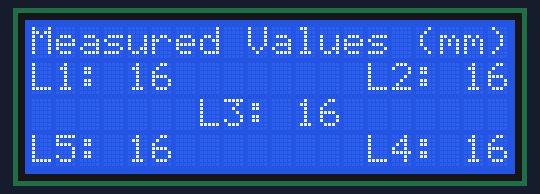
Bench run of a sketch on a simulated Arduino Uno, built with avr-gcc and run on an emulated ATmega328P. On the bench: 20×4 character LCD. Random numbers use the default seed unless the sketch sets one.

Above: at 0.2 s.
At 1.8 s:
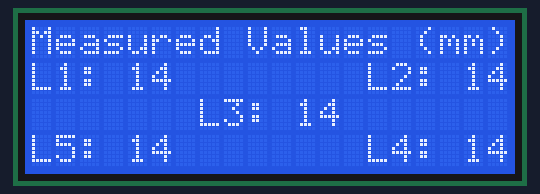
At 3.4 s:
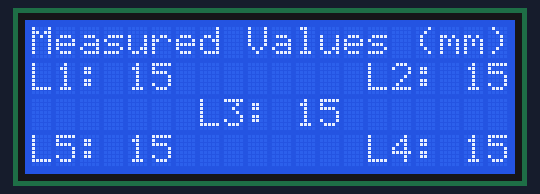
At 5.0 s:
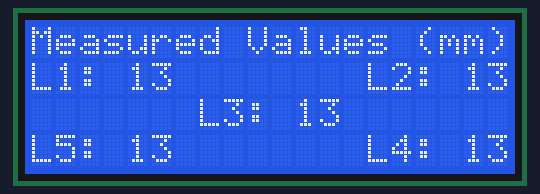
At 13.0 s:
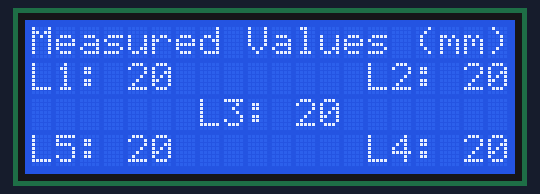
At 18.6 s:
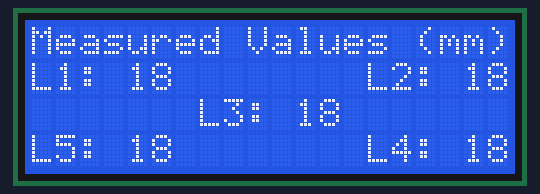

Measured:
- what the display in image 1 shows lasts 1.6 s, from 1.7 s to 3.3 s

The sketch:

ARDUINONANO33IOT_LCD_Testing.ino
```cpp
#include <LiquidCrystal_I2C.h>
float x = 16.000;
LiquidCrystal_I2C lcd(0x27,20,4);  // set the LCD address to 0x3F for a 16 chars and 2 line display

void setup() {
  lcd.init();
  lcd.clear();
  lcd.backlight();      // Make sure backlight is on
}

void loop() {
  // Print a message on both lines of the LCD.
  String str0 = "Measured Values (mm)";
  int midline = (20 - str0.length())/2;
  lcd.setCursor(midline, 0); lcd.print(str0);

  lcd.setCursor(0,1);   //Set cursor to character 2 on line 0
  lcd.print("L1: ");
  lcd.print(int(x));

  String str1 = String("L2: ") + int(x);
  int backline = 20 - str1.length();
  lcd.setCursor(backline,1);   //Set cursor to character 2 on line 0
  lcd.print(str1);

  String str2 = String("L3: ") + int(x);
  int midline2 = (20 - str2.length())/2;
  lcd.setCursor(midline2,2);   //Set cursor to character 2 on line 0
  lcd.print(str2);

  lcd.setCursor(0,3);   //Set cursor to character 2 on line 0
  lcd.print("L5: ");
  lcd.print(int(x));

  String str3 = String("L4: ") + int(x);
  int backline2 = 20 - str3.length();
  lcd.setCursor(backline2,3);   //Set cursor to character 2 on line 0
  lcd.print(str3);

  x = random(17-4, 17+4);
  delay(750);
}
```
